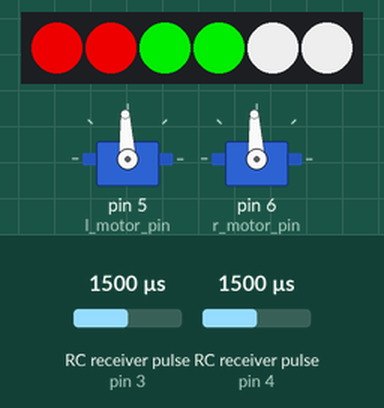
A sketch run on a simulated Arduino Uno, built with avr-gcc and run on an emulated ATmega328P. Parts: 2 × servo, 6 RGB LEDs in strip order, left to right. Wiring (inferred from the names in the program): 2 × RC receiver channel: data pin 3 / data pin 4. The inputs (shaded band) are chosen by the test bench; at power-on: RC receiver pulse (sensors on pin 3, pin 4) 1500 µs.

Above: at 1.2 s.
1.3 s: RC receiver pulse (sensor on pin 3) set to 1020 µs
At 2.5 s:
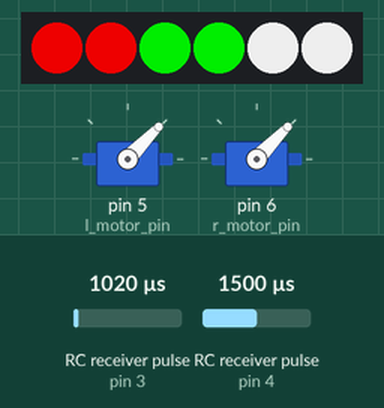
2.8 s: RC receiver pulse (sensor on pin 3) set to 1250 µs
At 3.9 s:
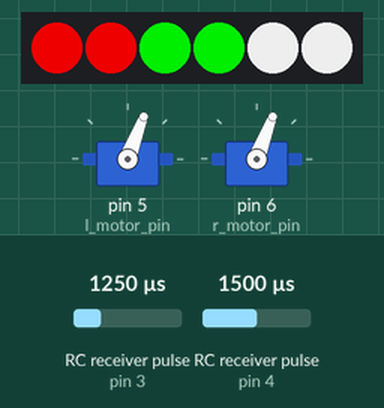
4.3 s: RC receiver pulse (sensor on pin 4) set to 1020 µs
At 5.0 s:
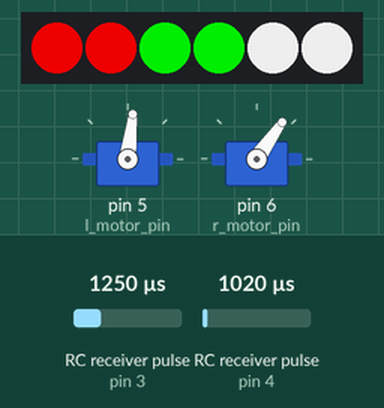
5.8 s: RC receiver pulse (sensor on pin 4) set to 1980 µs
At 6.2 s:
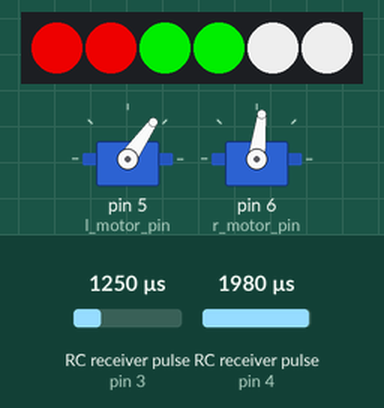
7.3 s: RC receiver pulse (sensor on pin 3) set to 1500 µs
At 10.01 s:
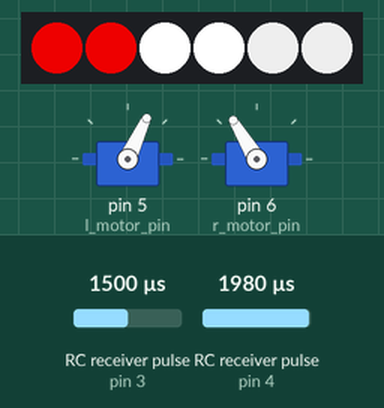
10.3 s: RC receiver pulse (sensor on pin 4) set to 1250 µs
At 20.01 s:
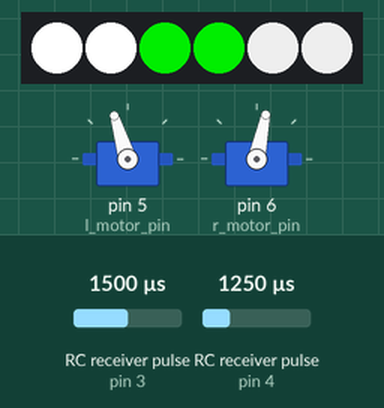
Timing chart, 0 to 23.5 s (numbered marks = the images above; inputs shaded):
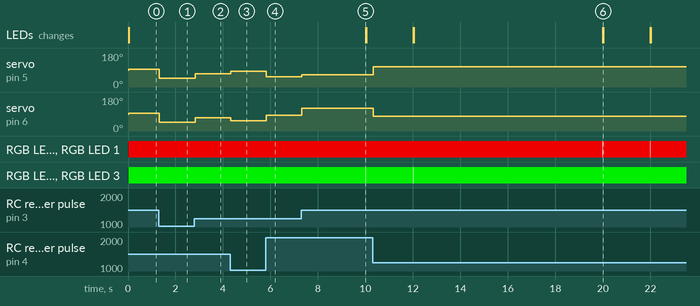

Measured:
- after the input at 1.3 s, servo on pin 5 (l_motor_pin), servo on pin 6 (r_motor_pin): 93° → 46° at once
- after the input at 2.8 s, servo on pin 5 (l_motor_pin), servo on pin 6 (r_motor_pin): 46° → 69° at once
- after the input at 4.3 s, servo on pin 5 (l_motor_pin): 69° → 83° at once; servo on pin 6 (r_motor_pin): 69° → 55° at once
- after the input at 5.8 s, servo on pin 5 (l_motor_pin): 83° → 55° at once; servo on pin 6 (r_motor_pin): 55° → 83° at once
- after the input at 7.3 s, servo on pin 5 (l_motor_pin): 55° → 65° at once; servo on pin 6 (r_motor_pin): 83° → 121° at once
- after the input at 10.3 s, servo on pin 5 (l_motor_pin): 65° → 107° at once; servo on pin 6 (r_motor_pin): 121° → 78° at once

The sketch:

differential_thrust_mixer.ino
```cpp
#include <Servo.h>
#include <Adafruit_NeoPixel.h>

/* Begin configuration settings */
const int min_command = 1000; // The minimum signal to be sent to the ESC
const int max_command = 2000; // The maximum signal to be sent to the ESC

const byte throttle_pin = 3; // The pin that the throttle input signal is plugged into
const byte yaw_pin = 4; // yaw input pin
const byte l_motor_pin = 5; // Left motor output pin
const byte r_motor_pin = 6; // Right motor output pin

const int reverse_yaw = -1; // 1 or -1 to reverse the yaw channel (same effect as swapping the motor pins)
const int yaw_deadband = 20; // ignore this much jitter on yaw channel
const float mix_strength = .6; // value from 0 (no mix) to 1 (100%) for the mix strength. May eventually set this value from another switch/channel on the receiver

/* Optional WS2812 LED Driver for marker strobes */
#define LED_PIN 8 // pin that the WS2812s are plugged into. Comment out to disable LEDs all together

/* Turn debuging to the serial port on or off. Comment out to disable debugging */
#define DEBUG 1

/* End configuration */


#define NUM_PIXELS 6 // Can't be changed right now. First two lights are green (starboard), second two are red (port), third two are white (tail)

int throttle, yaw = 1000;
float yaw_pct, modifyer;

Servo l_motor, r_motor;

#ifdef LED_PIN
  Adafruit_NeoPixel pixels = Adafruit_NeoPixel(NUM_PIXELS, LED_PIN, NEO_GRB + NEO_KHZ800);
#endif

int framecounter = 0;
int frames_to_wait = 500; // number of loops to wait before flashing the strobes
unsigned long gPastMillis, rPastMillis; // timers for the strobes
bool gStrobeOn, rStrobeOn = false; //


void setup() {
  // put your setup code here, to run once:
  Serial.begin(115200);

  pinMode(throttle_pin, INPUT);
  pinMode(yaw_pin, INPUT);

  l_motor.attach(l_motor_pin);
  r_motor.attach(r_motor_pin);


/* Optional WS2812 LEDs */
#ifdef LED_PIN
  pixels.begin();
#endif
}

void loop() {
  // read input pwm from throttle and yaw
  throttle = pulseIn(throttle_pin, HIGH);
  yaw = pulseIn(yaw_pin,HIGH);

  if(yaw > 1500 + yaw_deadband || yaw < 1500 - yaw_deadband){
    yaw_pct = ((yaw-1500)/(float)500) * reverse_yaw;
  }else{
    yaw_pct = 0;
  }

  // calculate transformation
  modifyer = abs(yaw_pct) * (throttle - 1000) * mix_strength;
//  Serial.println("modifyer: "+(String) modifyer);

  // calculate & write left and right motor mixed throttle/yaw values
  if(yaw_pct < 0){
    l_motor.writeMicroseconds((throttle - modifyer) < min_command ? min_command : (throttle - modifyer));
    r_motor.writeMicroseconds((throttle + modifyer) > max_command ? max_command : (throttle + modifyer));
  }else{
    l_motor.writeMicroseconds((throttle + modifyer) > max_command ? max_command : (throttle + modifyer));
    r_motor.writeMicroseconds((throttle - modifyer) < min_command ? min_command : (throttle - modifyer));
  }

  String t;
 // Serial.println("T: "+(String) throttle + "  Y: "+ (String) yaw + "  LM: " + (String) l_motor.readMicroseconds() + "  RM: "+ r_motor.readMicroseconds());


/* Strobe pattern
<framestowait>  <framestowait>
          <strobe L>       <strobe R>
--------------||--------------||
*/
#ifdef LED_PIN
  framecounter++; // a simple way to fire the LED strobes

  pixels.setPixelColor(4,pixels.Color(200,200,200));
  pixels.setPixelColor(5,pixels.Color(200,200,200));

  if(millis() - gPastMillis >= 20){
    gStrobeOn = false;
  }
  if(millis() - rPastMillis >= 20){
    rStrobeOn = false;
  }


  if(framecounter == frames_to_wait || framecounter == frames_to_wait+100){
    gStrobeOn = true;
    gPastMillis = millis();
  }

  if(framecounter == frames_to_wait*2 || framecounter == (frames_to_wait*2)+100){
    rStrobeOn = true;
    rPastMillis = millis();
  }


  if(gStrobeOn){
    pixels.setPixelColor(2, pixels.Color(255,255,255));
    pixels.setPixelColor(3, pixels.Color(255,255,255));
  }else{
    pixels.setPixelColor(2, pixels.Color(0,200,0));
    pixels.setPixelColor(3, pixels.Color(0,200,0));
  }

  if(rStrobeOn){
    pixels.setPixelColor(0, pixels.Color(255,255,255));
    pixels.setPixelColor(1, pixels.Color(255,255,255));
  }else{
    pixels.setPixelColor(0, pixels.Color(200,0,0));
    pixels.setPixelColor(1, pixels.Color(200,0,0));
  }

  pixels.show();


  if(framecounter > (frames_to_wait*2) + 200){
    framecounter = 0;
    gPastMillis = 0;
    rPastMillis = 0;
  }
#endif

}
```
